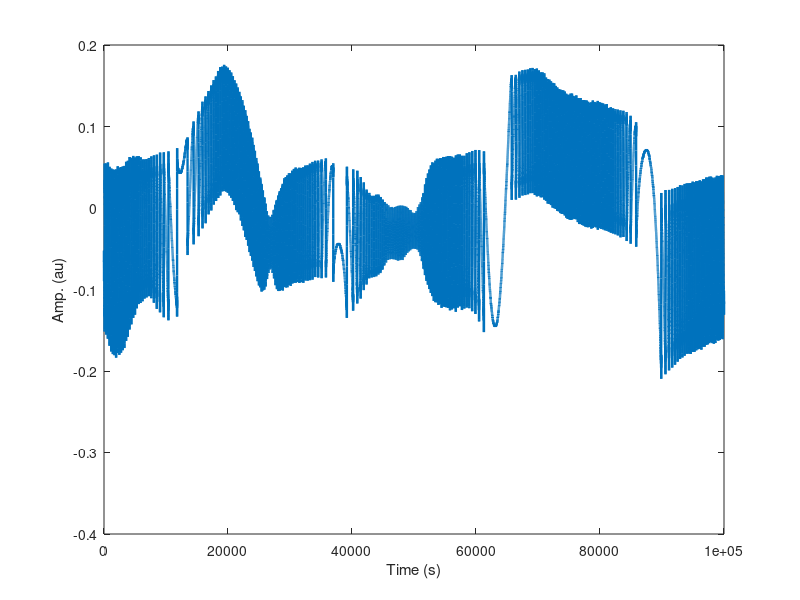

Write the MATLAB code that produced this figure. (Note: this script raises an error after producing the figure.)
clear
close all
clc
load('exp_C_var_exemplar.mat'); %first data
%load('exp_C_var.mat'); %second data
%load('pillar_vibration_tek2_8_12_8.mat');
col2 = P;

%start = [0.01:0.005:9.995]; %for first data
%End = [0.015:0.005:10];  %for first data

 start = [0.1:0.10:9.1]; %for second data
 End = [0.11:0.10:10];  %for second data

for i=1:length(start)
ymaxlim = max(col2(start(i)*10^5 : End(i)*10^5));
yminlim = min(col2(start(i)*10^5 : End(i)*10^5));
ymaxlim = ymaxlim + 90 * (ymaxlim/100);
yminlim = yminlim + 90 * (yminlim/100);
figure
z = plot(col2, 'Linewidth',1.7);
f = gca;
xlabel('Time (s)');
ylabel('Amp. (au)');
f.FontWeight = 'bold';
f.FontSize = 20;
f.LineWidth = 4;
%%axis([-1 -0.98 -0.02 0.02])
        xlim([start(i)*10^5 End(i)*10^5]);
        ylim([yminlim ymaxlim]);
        %ylim([-13*10^-3 13*10^-3])
        name_experimental = ['Exp_signal_c_var_ ',num2str(i+j-1),'.png'];
        exportgraphics(gcf,name_experimental, 'Resolution',600)
end

